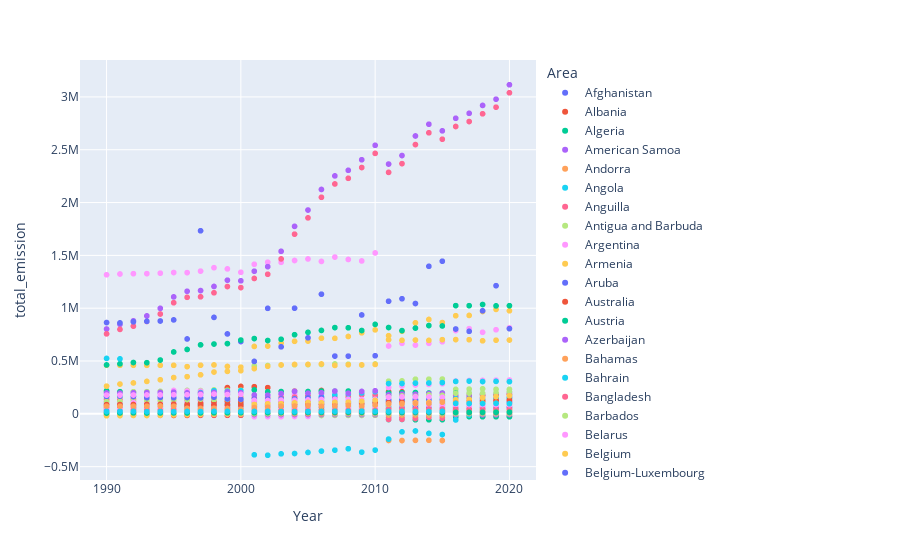

This figure's notebook cell:
### Code cell
# Import Plotly Express
import plotly.express as px

# Load the data
data = pd.read_csv('co2_emissions_from_agri.csv')

# Scatter plot
fig = px.scatter(data, x='Year', y='total_emission', color='Area')
fig.show()
